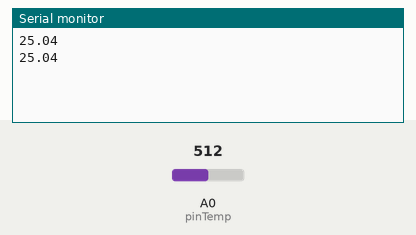
A sketch run on a simulated Arduino Uno, built with avr-gcc and run on an emulated ATmega328P. On the bench: the last lines printed to the serial monitor. The test bench sets the inputs (shaded band); at power-on: A0 (pinTemp) = 512.

Above: at 1.8 s.
1.9 s: A0 (pinTemp) set to 716
At 2.4 s:
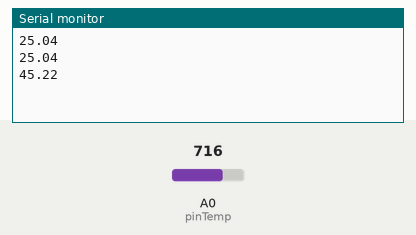
3.4 s: A0 (pinTemp) set to 900
At 4.8 s:
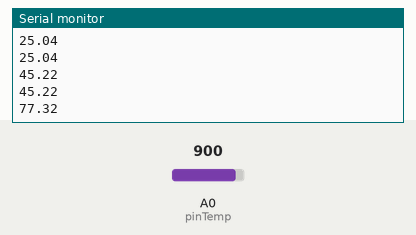
Timing chart, 0 to 6.4 s (numbered marks = the images above; inputs shaded):
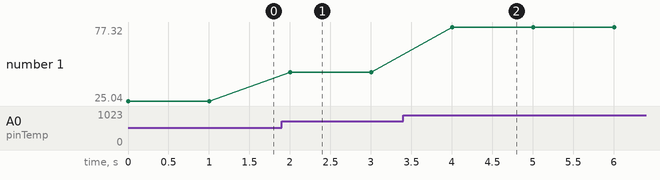

Measured:
- after the input at 1.9 s, the serial monitor: prints a new line after 0.10 s (image 1)
- after the input at 3.4 s, the serial monitor: prints a new line after 0.60 s (image 2)
- plotted number 1: 25.04 → 45.22 after the input at 1.9 s, 45.22 → 77.32 after the input at 3.4 s

The sketch:

Grove_Temperature_Sensor.ino
```cpp
// demo of Starter Kit V2.0 - Grove Temperature Sensor
//

const int pinTemp = A0;      // pin of temperature sensor

float temperature;
int B=3975;                  // B value of the thermistor
float resistance;

void setup()
{
    Serial.begin(9600);     //Baud rate for the serial communication of Arduino
    pinMode(A0,INPUT);      //Setting the A0 pin as input pin to take data from the temperature sensor

}

void loop()
{
    int val = analogRead(pinTemp);                               // get analog value
    resistance=(float)(1023-val)*10000/val;                      // get resistance
    temperature=1/(log(resistance/10000)/B+1/298.15)-273.15;     // calc temperature
    Serial.println(temperature);

    delay(1000);          // delay 1s
}
```
